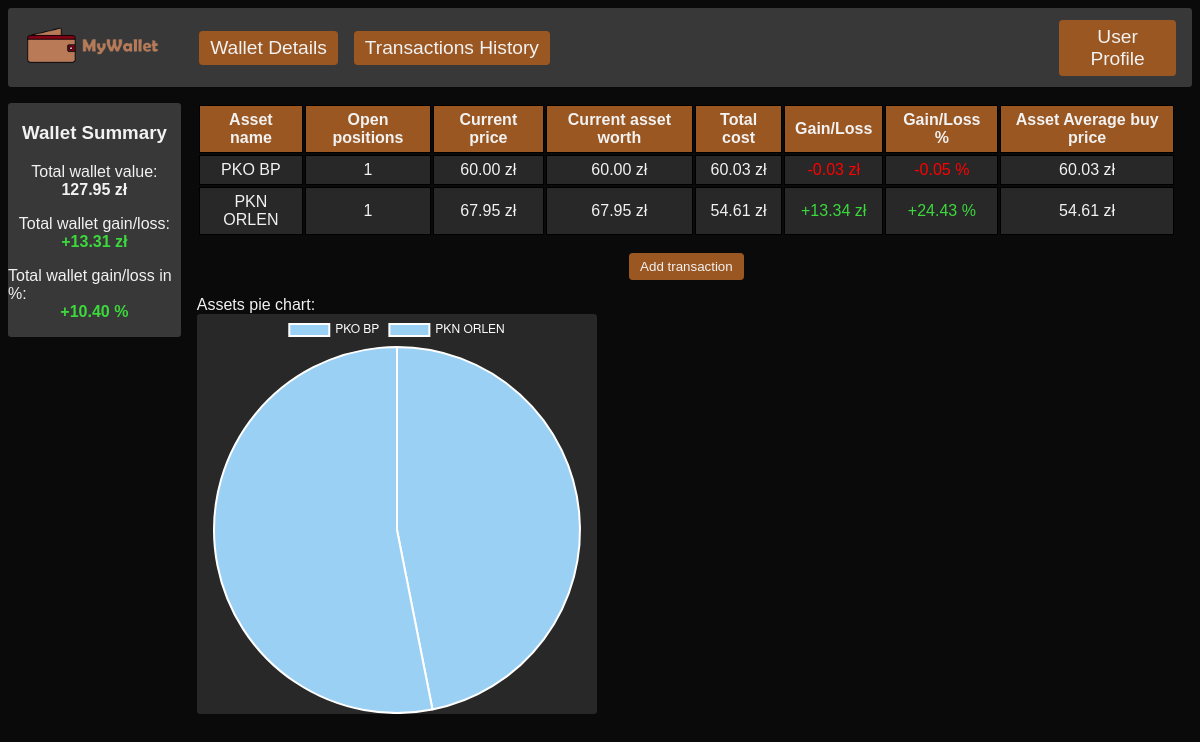
The app's page /wallet-details with its own data.
### src/models/database/Asset.py (models this page shows, shortened)
class Asset(Database.Model):
  id = Database.Column(Database.Integer, primary_key=True)
  name = Database.Column(Database.String, primary_key=False)
  tickerSymbol = Database.Column(Database.String, primary_key=False)

### src/pages/walletDetails.py (the view)
@WalletDetailsBlueprint.route("/wallet-details")
def WalletDetails():
    walletPositions = GetWalletPositions()
    walletSummary = GetWalletSummary()
    print(walletPositions);
    pieChartLabels = [position.assetName for position in walletPositions]
    pieChartValues = [position.currentAssetWorth * 100 / walletSummary.totalWalletValue for position in walletPositions]
    return render_template('pages/wallet-details.html', walletPositions=walletPositions, pieChartLabels=pieChartLabels, pieChartValues=pieChartValues)

### src/__init__.py (called while the page is built)
def FormatDecimal(value):
    if(value == None):
        return value;
    return "%.2f" % value

@App.context_processor
def injectWalletSummary():
    walletSummary = GetWalletSummary();
    return dict(walletSummary=walletSummary)

### src/models/DTO/WalletSummary.py (called while the page is built)
def GetWalletSummary() -> WalletSummary:
  walletPositions = GetWalletPositions()
  totalGain = sum(position.assetGain for position in walletPositions)
  totalWalletValue = sum(position.currentAssetWorth for position in walletPositions)
  totalGainPercentage = 0
  if(totalWalletValue != 0):
    totalGainPercentage = totalGain * 100 / totalWalletValue
  return WalletSummary(totalGain=totalGain, totalWalletValue=totalWalletValue, totalGainPercentage=totalGainPercentage)

### src/templates/pages/wallet-details.html (shortened to what this page needs)
{% extends "index.html" %} {% block title %}Transactions history{% endblock %}
{% block content %} {% macro GainOrLoss(value, suffix) %}
  {% if value > 0 %}
  <td class="gain">+{{ FormatDecimal(value) }}{{suffix}}</td>
  {% elif value < 0 %}
  <td class="loss">{{ FormatDecimal(value) }}{{suffix}}</td>
  {% else %}
  <td class="neutral">{{ FormatDecimal(value) }}{{suffix}}</span>
{% endif %} {% endmacro %}
<div id="wallet-possitions">
  <table>
    <tr>
      <th>Asset name</th>
      <th>Open positions</th>
      <th>Current price</th>
      <th>Current asset worth</th>
      <th>Total cost</th>
      <th>Gain/Loss</th>
      <th>Gain/Loss %</th>
      <th>Asset Average buy price</th>
    </tr>
    {% for position in walletPositions %}
    <tr>
      <td>{{position.assetName}}</td>
      <td>{{ position.currentAssetCount }}</td>
      <td>{{ FormatDecimal(position.lastAssetCloseValue) }} zł</td>
      <td>{{ FormatDecimal(position.currentAssetWorth)}} zł</td>
      <td>{{ FormatDecimal(position.transactionTotalCost) }} zł</td>
      {{ GainOrLoss(position.assetGain, ' zł') }}
      {% if position.assetPercentageReturn != none %}
        {{ GainOrLoss(position.assetPercentageReturn * 100, ' %')}}
      {% else %}
        <td></td>
      {% endif %}
      <td>{{ FormatDecimal(position.assetAverageBuyPrice)}} zł</td>
    </tr>
    {%endfor%}
  </table>
  <div id="transactions-add-navigation-panel">
    <a href="transaction-add"><button>Add transaction</button></a>
  </div>
  <label>Assets pie chart:</label>
  <div id="pie-chart-container" style="width: 400px; height: 400px;">
    <canvas id="pie-chart" width="100" height="100"></canvas>
  </div>
</div>
<script>
  // Sample data
  var labels = {{ pieChartLabels | tojson }} ;
  var data = {{ pieChartValues | tojson }} ;
  Chart.defaults.backgroundColor = '#9BD0F5';
  Chart.defaults.borderColor = '#36A2EB';
  Chart.defaults.color = '#FFFFFF';
  var ctx = document.getElementById('pie-chart').getContext('2d');
  var pieChart = new Chart(ctx, {
    type: 'pie',
    data: {
      labels: labels,
      datasets: [{
        data: data,
      }]
    },
    options: {}
  });
</script>
{% endblock %}

### src/templates/index.html (shortened to what this page needs)
<!DOCTYPE html>
<html lang="en">
  <head>
    <link
      rel="stylesheet"
      href="https://cdnjs.cloudflare.com/ajax/libs/jqueryui/1.12.1/jquery-ui.min.css"
    />
    <link
      rel="stylesheet"
      href="{{ url_for('static', filename='index.css') }}"
    />
    <link
      rel="stylesheet"
      href="{{ url_for('static', filename='wallet-details.css') }}"
    />
    <link
      rel="stylesheet"
      href="{{ url_for('static', filename='transactions-history.css') }}"
    />
    <link
      rel="stylesheet"
      href="{{ url_for('static', filename='transaction-form.css') }}"
    />
    <link
      rel="stylesheet"
      href="{{ url_for('static', filename='transactions.css') }}"
    />
    <link
      rel="stylesheet"
      href="https://cdnjs.cloudflare.com/ajax/libs/font-awesome/6.5.1/css/all.min.css" type='text/css'>
  </head>
  <body>
    <div id="navigation-panel">
      <div id="home-nav">
        <a href="/home"
          ><button>
            <img
              id="my-wallet-home-image"
              src="{{ url_for('static', filename='walletHome.png') }}"
            /></button
        ></a>
      </div>
      <div id="actions-nav">
        <div>
          <a href="/wallet-details"><button>Wallet Details</button></a>
          <a href="/transactions"><button>Transactions History</button></a>
        </div>
      </div>
      <div id="profile-nav">
        <a href="/user-profile"><button>User Profile</button></a>
      </div>
    </div>
    <div id="application-content">
      <div id="summary-panel">
        <h3>Wallet Summary</h3>
        <div class="summary-row">
          <span>Total wallet value:</span>
          <b>{{ FormatDecimal(walletSummary.totalWalletValue) }} zł</b>
        </div>
        <div class="summary-row">
          <span>Total wallet gain/loss:</span>
          {% if walletSummary.totalGain > 0 %}
          <b class="gain">+{{ FormatDecimal(walletSummary.totalGain) }} zł</b>
          {% elif walletSummary.totalGain < 0 %}
          <b class="loss">{{ FormatDecimal(walletSummary.totalGain) }} zł</b>
          {% else %}
          <b class="neutral">{{ FormatDecimal(walletSummary.totalGain) }} zł</b>
          {% endif %}
        </div>
        <div class="summary-row">
          <span>Total wallet gain/loss in %:</span>
          {% if walletSummary.totalGain > 0 %}
          <b class="gain"
            >+{{ FormatDecimal(walletSummary.totalGainPercentage) }} %</b
          >
          {% elif walletSummary.totalGain < 0 %}
          <b class="loss"
            >{{ FormatDecimal(walletSummary.totalGainPercentage) }} %</b
          >
          {% else %}
          <b class="neutral"
            >{{ FormatDecimal(walletSummary.totalGainPercentage) }} %</b
          >
          {% endif %}
        </div>
      </div>
      <div id="main-content">{% block content %}{% endblock %}</div>
    </div>
  </body>
</html>

### src/static/index.css (style rules this page uses)
body, button { background-color: rgb(10, 10, 10); color: #f2f2f2; font-family: "Gill Sans", "Gill Sans MT", Calibri, "Trebuchet MS", sans-serif; }
button { background-color: #9a5722; color: #f2f2f2; padding: 5px 10px 5px 10px; border: 1px #9a5722 solid; border-radius: 0.2rem; cursor: pointer; -webkit-transition-duration: 0.4s; transition-duration: 0.4s; }
table { width: 100%; }
td, th { padding: 5px 10px 5px 10px; border: solid 1px black; text-align: center; }
tr { background-color: rgb(40, 40, 40); }
th { background-color: #9a5722; }
.gain { color: rgb(60, 217, 60); }
.loss { color: red; }

### src/static/wallet-details.css (style rules this page uses)
#transactions-add-navigation-panel { display: flex; padding: 1rem; justify-content: center; }
#pie-chart-container { width: 400px; height: 400px; background-color: rgb(40, 40, 40); border-radius: 0.2rem; }

### src/static/transactions.css (style rules this page uses)
#transactions-add-navigation-panel { padding: 1rem; display: flex; justify-content: center; }

### records on screen
Asset: assetName "PKO BP", currentAssetCount "1", FormatDecimal "60.00", FormatDecimal "60.03", FormatDecimal "-0.03 -0.05", suffix "zł %"
Asset: assetName "PKN ORLEN", currentAssetCount "1", FormatDecimal "67.95", FormatDecimal "54.61", FormatDecimal "13.34 24.43", suffix "zł %"

### other values on screen
{{ FormatDecimal(walletSummary.totalWalletValue) }} "127.95"
{{ FormatDecimal(walletSummary.totalGain) }} "13.31"
{{ FormatDecimal(walletSummary.totalGainPercentage) }} "10.40"
chart data {{ pieChartLabels | tojson }} ["PKO BP", "PKN ORLEN"]
chart data {{ pieChartValues | tojson }} [46.893317702227435, 53.106682297772565]
